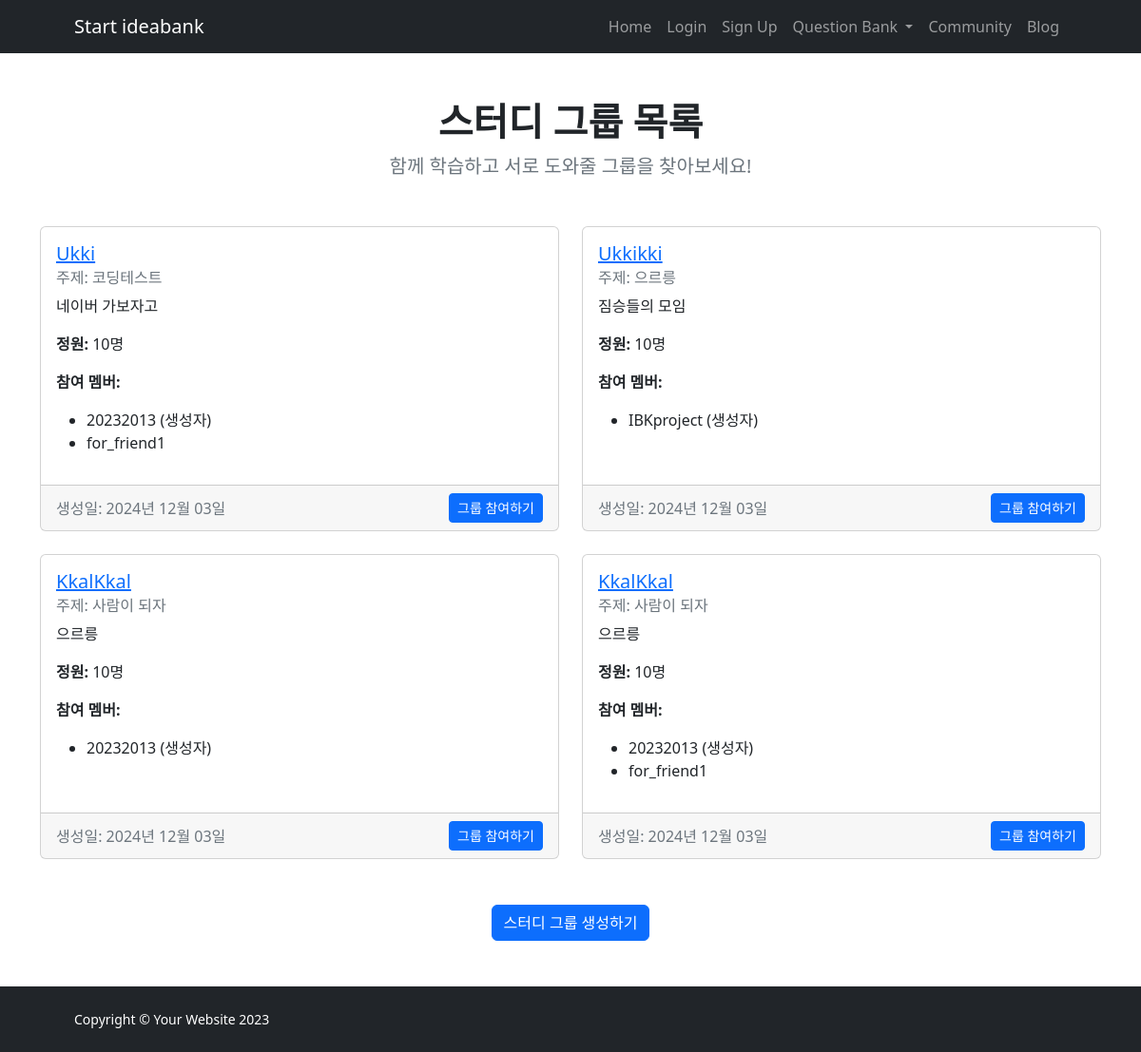
The page /study-groups/ on the database as committed earlier.
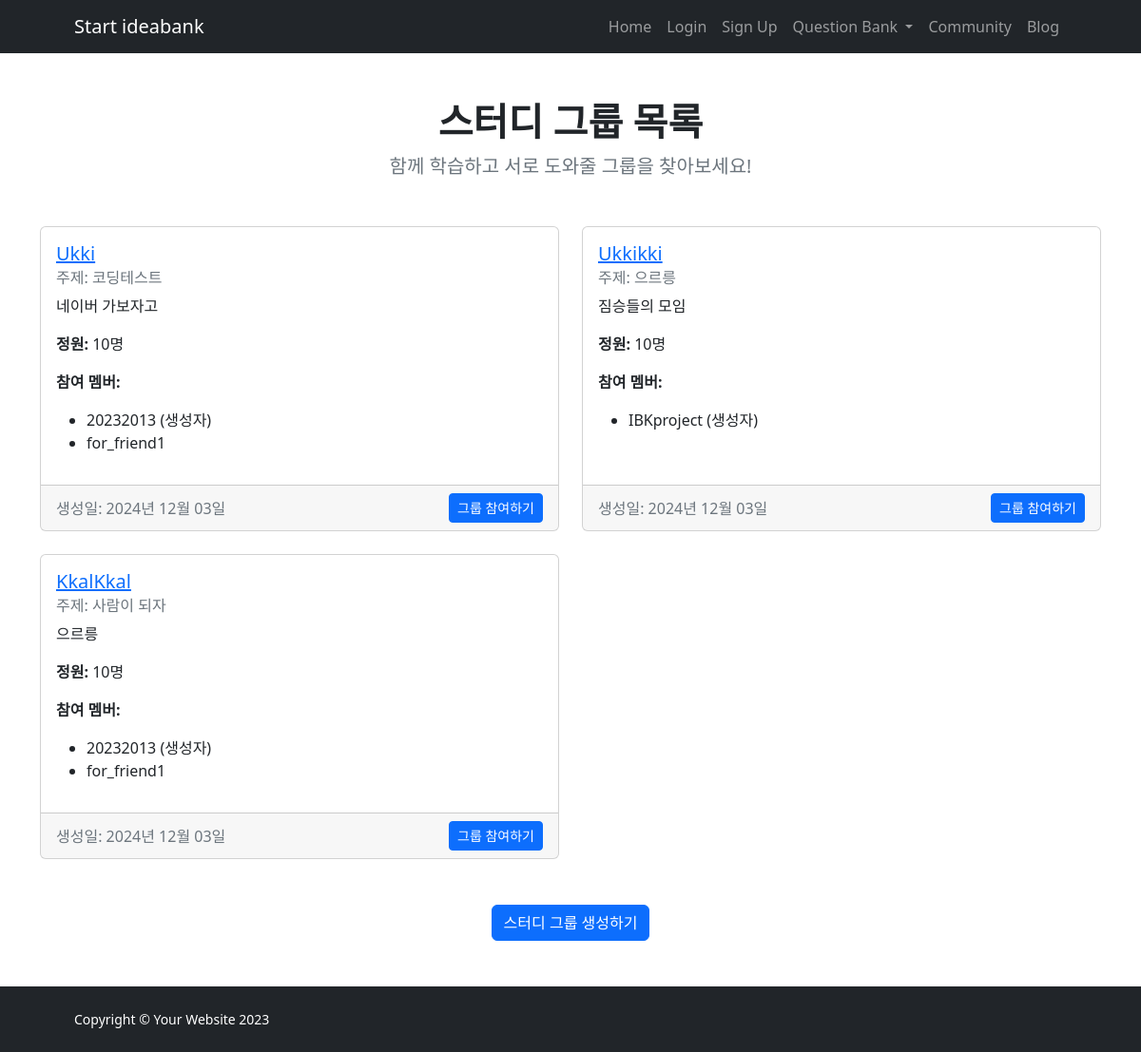
The same page on the database as committed later.
### IBK_ossproject/models.py (models this page shows, shortened)
class StudyGroup(models.Model):
    name = models.CharField(max_length=100)
    topic = models.CharField(max_length=100)
    description = models.TextField()
    capacity = models.PositiveIntegerField(default=10)
    created_at = models.DateTimeField(auto_now_add=True)
    owner = models.ForeignKey(User, on_delete=models.CASCADE)
    members = models.ManyToManyField(User, related_name='study_groups', blank=True)

### IBK_ossproject/views.py (the view)
# urls.py: path('study-groups/', views.study_groups, name='study_groups'),
def study_groups(request):
    groups = StudyGroup.objects.all()
    return render(request, 'study-groups.html', {'groups': groups})

### templates/study-groups.html (shortened to what this page needs)
{% extends 'base.html' %}
{% block content %}
<div class="container py-5">
    <div class="text-center mb-5">
        <h1 class="fw-bolder">스터디 그룹 목록</h1>
        <p class="lead fw-normal text-muted mb-0">함께 학습하고 서로 도와줄 그룹을 찾아보세요!</p>
    </div>
    <div class="row row-cols-1 row-cols-md-2 g-4">
        {% for group in groups %}
        <div class="col">
            <div class="card h-100">
                <div class="card-body">
                    <h5 class="card-title">
                        <a href="{% url 'study_group_detail' group.id %}">{{ group.name }}</a>
                    </h5>
                    <h6 class="card-subtitle mb-2 text-muted">주제: {{ group.topic }}</h6>
                    <p class="card-text">{{ group.description }}</p>
                    <p class="card-text"><strong>정원:</strong> {{ group.capacity }}명</p>
                    <p class="card-text"><strong>참여 멤버:</strong></p>
                    <ul>
                        <li>{{ group.owner.username }} (생성자)</li>
                        {% for member in group.members.all %}
                            <li>{{ member.username }}</li>
                        {% endfor %}
                    </ul>
                </div>
                <div class="card-footer d-flex justify-content-between align-items-center">
                    <span class="text-muted">생성일: {{ group.created_at|date:"Y년 m월 d일" }}</span>
                    <div>
                        {% if user not in group.members.all and group.members.count < group.capacity %}
                        <form method="post" action="{% url 'join_study_group' group.id %}" class="d-inline">
                            <button type="submit" class="btn btn-primary btn-sm">그룹 참여하기</button>
                        </form>
                        {% elif user in group.members.all %}
                        <form method="post" action="{% url 'leave_study_group' group.id %}" class="d-inline">
                            {% csrf_token %}
                            <button type="submit" class="btn btn-danger btn-sm">탈퇴하기</button>
                        </form>
                        {% endif %}
                    </div>
                </div>
            </div>
        </div>
        {% empty %}
        <div class="col">
            <p class="text-center">현재 생성된 스터디 그룹이 없습니다.</p>
        </div>
        {% endfor %}
    </div>
    <div class="text-center mt-5">
        <a href="{% url 'create_study_group' %}" class="btn btn-primary">스터디 그룹 생성하기</a>
    </div>
</div>
{% endblock %}

Rows that differ between the two databases and show on the page:
removed StudyGroup: name "KkalKkal", topic "사람이 되자", description "으르릉", capacity "10", owner.username "20232013", created_at "2024년 12월 03일", shows "그룹 참여하기"
